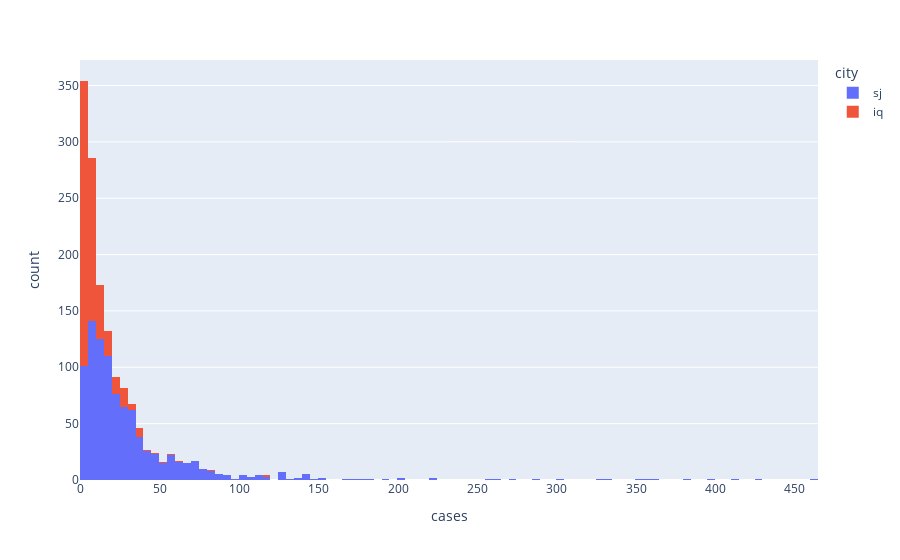

Notebook cell for this chart:
### Code cell
fig_cases_year_hist = px.histogram(df,x='cases',color='city')
fig_cases_year_hist.show()

### Figure 1 — Plotly figure (JSON) as saved in the notebook; plotly's stock layout.template omitted (floating-point values rounded to 4 significant figures; data arrays with more than 128 entries replaced by an {"elided": "..."} marker saying what was removed)
{"data": [{"alignmentgroup": "True", "bingroup": "x", "hovertemplate": "city=sj<br>cases=%{x}<br>count=%{y}<extra></extra>", "legendgroup": "sj", "marker": {"color": "#636efa", "pattern": {"shape": ""}}, "name": "sj", "offsetgroup": "sj", "orientation": "v", "showlegend": true, "type": "histogram", "x": {"elided": "936 int values"}, "xaxis": "x", "yaxis": "y"}, {"alignmentgroup": "True", "bingroup": "x", "hovertemplate": "city=iq<br>cases=%{x}<br>count=%{y}<extra></extra>", "legendgroup": "iq", "marker": {"color": "#EF553B", "pattern": {"shape": ""}}, "name": "iq", "offsetgroup": "iq", "orientation": "v", "showlegend": true, "type": "histogram", "x": {"elided": "520 int values"}, "xaxis": "x", "yaxis": "y"}], "layout": {"barmode": "relative", "legend": {"title": {"text": "city"}, "tracegroupgap": 0}, "margin": {"t": 60}, "xaxis": {"anchor": "y", "domain": [0, 1], "title": {"text": "cases"}}, "yaxis": {"anchor": "x", "domain": [0, 1], "title": {"text": "count"}}}}
